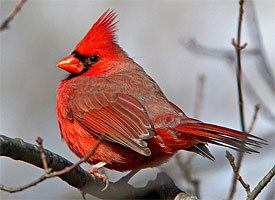
%> input picture 1674/HW3P/cardinal1.jpg, 275 x 200 px
$ octave compare_filter_responses.m   (GNU Octave 9; MATLAB toolbox functions it lacks are replaced by stand-ins)
%> lines starting %> are read from the running program, lines starting %| are printed output that depends on the picture
### 1674/HW3P/makeLMfilters.m
function F=makeLMfilters
% Returns the LML filter bank of size 49x49x48 in F. To convolve an
% image I with the filter bank you can either use the matlab function
% conv2, i.e. responses(:,:,i)=conv2(I,F(:,:,i),'valid'), or use the
% Fourier transform.

  SUP=49;                 % Support of the largest filter (must be odd)
  SCALEX=sqrt(2).^[1:3];  % Sigma_{x} for the oriented filters
  NORIENT=6;              % Number of orientations

  NROTINV=12;
  NBAR=length(SCALEX)*NORIENT;
  NEDGE=length(SCALEX)*NORIENT;
  NF=NBAR+NEDGE+NROTINV;
  F=zeros(SUP,SUP,NF);
  hsup=(SUP-1)/2;
  [x,y]=meshgrid([-hsup:hsup],[hsup:-1:-hsup]);
  orgpts=[x(:) y(:)]';

  count=1;
  for scale=1:length(SCALEX),
    for orient=0:NORIENT-1,
      angle=pi*orient/NORIENT;  % Not 2pi as filters have symmetry
      c=cos(angle);s=sin(angle);
      rotpts=[c -s;s c]*orgpts;
      F(:,:,count)=makefilter(SCALEX(scale),0,1,rotpts,SUP);
      F(:,:,count+NEDGE)=makefilter(SCALEX(scale),0,2,rotpts,SUP);
      count=count+1;
    end;
  end;

  count=NBAR+NEDGE+1;
  SCALES=sqrt(2).^[1:4];
  for i=1:length(SCALES),
    F(:,:,count)=normalise(fspecial('gaussian',SUP,SCALES(i)));
    F(:,:,count+1)=normalise(fspecial('log',SUP,SCALES(i)));
    F(:,:,count+2)=normalise(fspecial('log',SUP,3*SCALES(i)));
    count=count+3;
  end;
return

% [19 lines left out: functions makefilter, gauss1d, not called in this run]

function f=normalise(f), f=f-mean(f(:)); f=f/sum(abs(f(:))); return

### 1674/HW3P/subplottight.m
function h = subplottight(n,m,i)
    [c,r] = ind2sub([m n], i);;
    ax = subplot('Position', [(c-1)/m, 1-(r)/n, 1/m, 1/n]);
    if(nargout > 0)
      h = ax;
    end

### 1674/HW3P/compare_filter_responses.m
clear; clc;
F = makeLMfilters();

%Parts 1-4
name_array = {'cardinal1.jpg','cardinal2.jpg', 'leopard1.jpg', 'leopard2.jpg', 'panda1.jpg', 'panda2.jpg'};
save_names = {'cardinal1_responses', 'cardinal2_responses', 'leopard1_responses', 'leopard2_responses', 'panda1_responses', 'panda2_responses',};
histograms = [];

for i = 1:size(name_array,2)
    image = imread(name_array{i});
%> image is the input picture: size 200x275x3 uint8; mean R, G, B 154.3, 130.1, 127.9
    image = imresize(image, [512 512]);
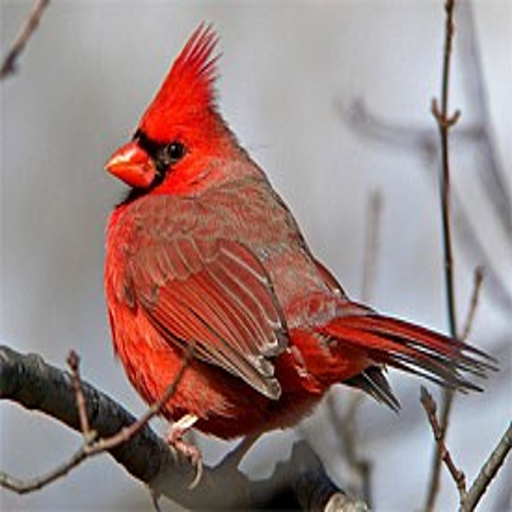
%> image: size 512x512x3 uint8; mean R, G, B 154.3, 130.2, 127.9
    image = imresize(image, .5);
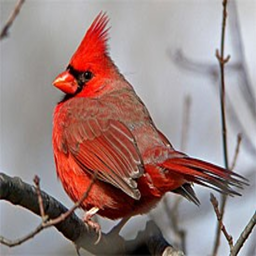
%> image: size 256x256x3 uint8; mean R, G, B 154.3, 130.2, 127.9
    image = rgb2gray(image);
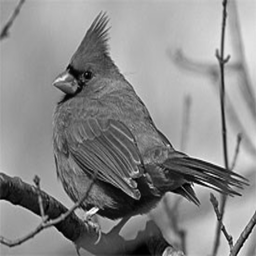
%> image: size 256x256 uint8; min 0, max 255, mean 137.1


    figure;
    histogram = [];
    for j = 1:48
        filt_image(:,:,j) = imfilter(image, F(:, :, j));
        filt_im = filt_image(:);

        subplottight(8,6,j);
        imshow(filt_image(:,:,j), 'border', 'tight');
        bincounts = histc(filt_im, 2.^(0:0.5:7));
        histogram = [histogram ; bincounts];
    end
%> this loop made 48 passes
%> pass 1, `imshow(filt_image(:,:,j), 'border', 'tight');`:
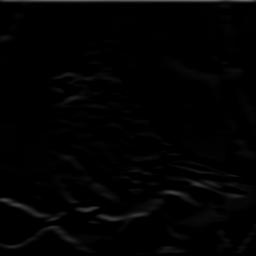
%> displayed picture: size 256x256, on the screen's scale of 0 to 255; min 0, max 100, mean 2.5
%> pass 2, `imshow(filt_image(:,:,j), 'border', 'tight');`:
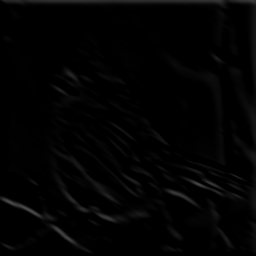
%> displayed picture: size 256x256, on the screen's scale of 0 to 255; min 0, max 76, mean 2.9
%> after the loop, histogram = 720 values, max 257218 at index 706, min 0 at index 2, mean 39098.6
%> after the loop:
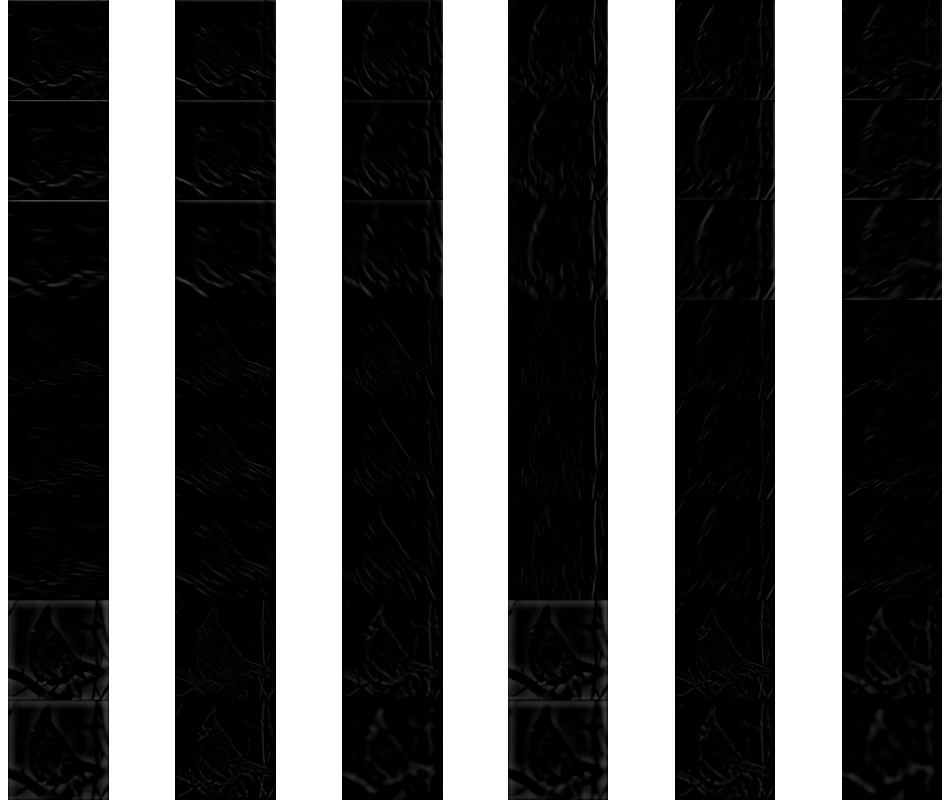
%> figure redrawn from the program's plot data, 48 panels
    saveas(gcf, save_names{i});
    histograms(:,size(histograms,2)+1) = histogram;
end
%> pass 2 of the loop `for i = 1:size(name_array,2)`:
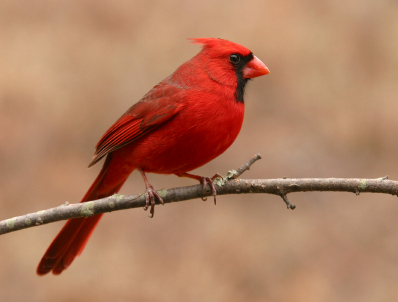
%> input picture 1674/HW3P/cardinal2.jpg, 398 x 302 px
%> image is the input picture: size 302x398x3 uint8; mean R, G, B 175.5, 125.9, 97.6
%> `image = rgb2gray(image);`:
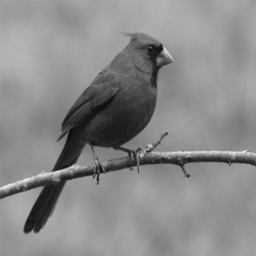
%> image: size 256x256 uint8; min 9, max 243, mean 137.5
%> (the run ends here)
